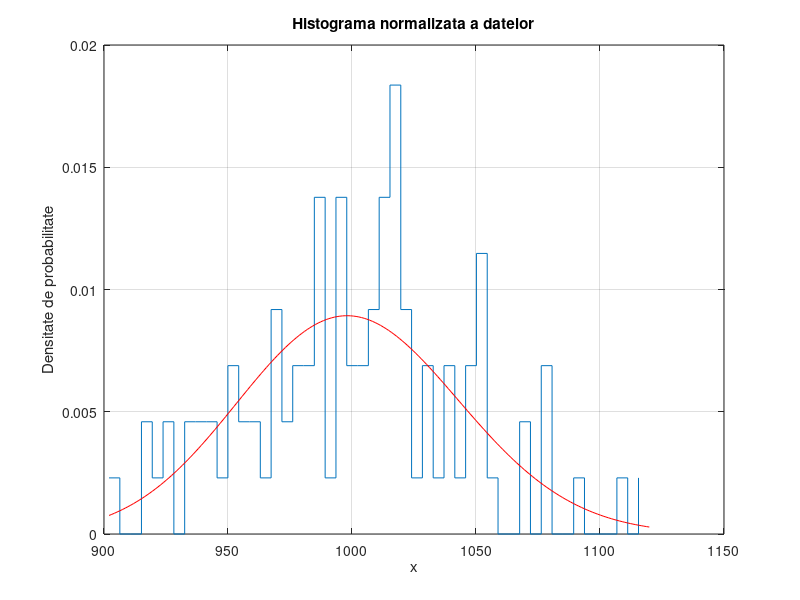

Source code (MATLAB):
clear all
clc
close all

% creare matrice de date LxN
L = 100; % volumul de date experimentale
% L = input('L =  ');
N = 1000;% nr de gaussiene insumate pentru a obtine Hi-patrat

mt = 0;
sigma = 1;

for k = 1:L
    X(k,:) = sigma*randn(1,N) + mt; %creare Gaussiana de media mt si varianta ss
end

z = sum(X.^2,2); %creare Hi-patrat

nr_bins = 50;
[h,u] = hist(z,nr_bins);

[frecv,u] = hist(z,nr_bins);

delta = u(2)-u(1);
frecv1 = frecv./(L*delta);
% figure,stairs(u-0.5*delta,frecv1)
figure(1),stairs(u-0.5*delta,frecv1)
title('Histograma normalizata a datelor')
hold on

u1 = linspace(u(1)-delta*0.5,u(nr_bins)+delta*0.5,200);
ct = 1/((2^(N/2))*gamma(N/2)*sigma^N);
u1 = (u1>0).*u1;
x1 = ct*(u1.^(N/2-1)).*exp(-u1/(2*sigma^2)); %densitate de probabilitate Hi_patrat
plot(u1,x1,'--r')
hold on

HIpdf = chi2pdf(u1,N);
plot(u1,HIpdf,'r');
% 
% plot(u,zeros(1,length(u)),'xr')
xlabel('x'), ylabel('Densitate de probabilitate'), grid on

hold off

